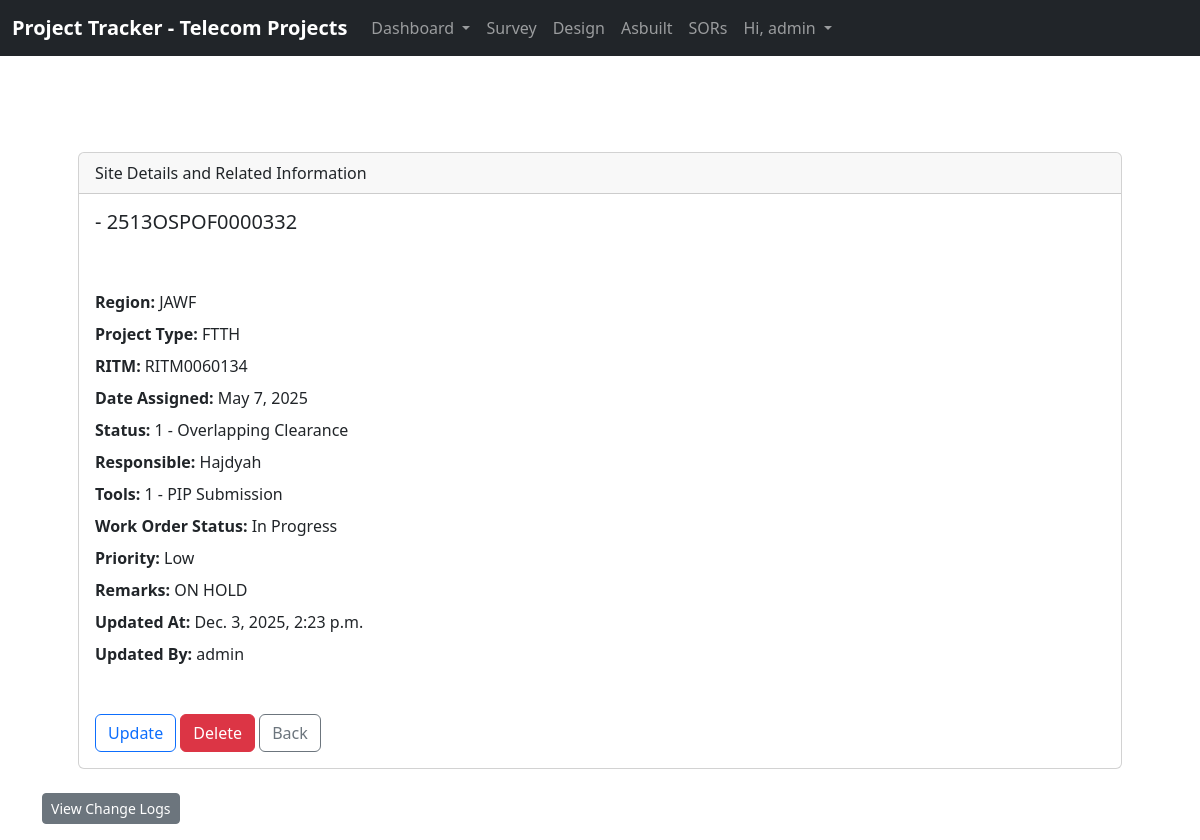
/survey/602/ (signed in), run on the app's committed database.
### website/models.py (models this page shows, shortened)
class survey(models.Model):
    cluster_name = models.CharField(max_length=200, blank=True)
    work_order = models.CharField(max_length=16)
    region = models.CharField(max_length=20, blank=True)
    project_type = models.CharField(max_length=20, blank=True)
    RITM = models.CharField(max_length=11)
    target_area = models.IntegerField(blank=True, null=True)
    date_assigned = models.DateField()
    status = models.CharField(max_length=50)
    responsible = models.CharField(max_length=100)
    tools = models.CharField(max_length=50)
    wo_status = models.CharField(max_length=50)
    priority = models.CharField(max_length=20)
    remarks = models.TextField(blank=True)
    updated_at = models.DateTimeField(auto_now=True)
    updated_by = models.ForeignKey(
        User, on_delete=models.SET_NULL, null=True, blank=True
    )

### website/views.py (the view)
# urls.py: path('survey/<int:pk>/', views.survey_detail, name='survey_detail'),
def survey_detail(request, pk):
    if request.user.is_authenticated:
        survey_record = get_object_or_404(survey, id=pk)
        logs = ActivityLog.objects.filter(
            content_type=ContentType.objects.get_for_model(survey),
            object_id=survey_record.id
        ).order_by('-timestamp')
        return render(request, 'survey_detail.html', {
            'survey_record': survey_record,
            'logs': logs
        })
    else:
        messages.error(request, "You must be logged in to View that page.")
        return redirect('home')

### website/templates/survey_detail.html (shortened to what this page needs)
{% extends 'base.html' %}
{% load tz %}
{% block content %}
<br><br>
<div class="container my-4 px-5">
    <div class="card">
        <div class="card-header">
            Site Details and Related Information
        </div>
        <div class="card-body">
            <h5 class="card-title">{{ survey_record.cluster_name }} - {{ survey_record.work_order }}
            </h5>
            <p class="card-text py-3">
            <div class="mb-2"><strong>Region: </strong> {{ survey_record.region }}</div>
            <div class="mb-2"><strong>Project Type: </strong> {{ survey_record.project_type }}</div>
            <div class="mb-2"><strong>RITM: </strong> {{ survey_record.RITM }}</div>
            <div class="mb-2"><strong>Date Assigned: </strong> {{ survey_record.date_assigned }}</div>
            <div class="mb-2"><strong>Status: </strong> {{ survey_record.status }}</div>
            <div class="mb-2"><strong>Responsible: </strong> {{ survey_record.responsible }}</div>
            <div class="mb-2"><strong>Tools: </strong> {{ survey_record.tools }}</div>
            <div class="mb-2"><strong>Work Order Status: </strong> {{ survey_record.wo_status }}</div>
            <div class="mb-2"><strong>Priority: </strong> {{ survey_record.priority }}</div>
            <div class="mb-2"><strong>Remarks: </strong> {{ survey_record.remarks }}</div>
            <div class="mb-2"><strong>Updated At: </strong> {{ survey_record.updated_at }}</div>
            <div class="mb-2"><strong>Updated By: </strong> {{ survey_record.updated_by }}</div><br>
            </p>
            <a href="{% url 'update_survey_record' survey_record.id %}" class="btn btn-outline-primary">Update</a>
            <button type="button" class="btn btn-danger" data-bs-toggle="modal" data-bs-target="#deleteConfirmModal">
                Delete
            </button>
            <a class="btn btn-outline-secondary" aria-current="page" href="{% url 'survey' %}">Back</a>
        </div>
    </div>
</div>
<div class="container mt-4">
    <button class="btn btn-secondary mb-3 btn-sm" type="button" data-bs-toggle="collapse"
        data-bs-target="#activityLogs">
        View Change Logs
    </button>
</div>
{% endblock %}

### website/templates/navbar.html (shortened to what this page needs)
<nav class="navbar navbar-expand-lg navbar-dark bg-dark">
    <div class="container-fluid">
        <a class="navbar-brand" href="{% url 'home' %}"><strong>Project Tracker - Telecom Projects</strong></a>
        {% if user.is_authenticated %}
        <div class="collapse navbar-collapse" id="navbarSupportedContent">
            <ul class="navbar-nav me-auto mb-4 mb-lg-0">
                <li class="nav-item dropdown">
                    <a class="nav-link dropdown-toggle" href="#" role="button" data-bs-toggle="dropdown"
                        aria-expanded="false">
                        Dashboard
                    </a>
                </li>
                <li class="nav-item">
                    <a class="nav-link" href="{% url 'survey' %}">Survey</a>
                </li>
                <li class="nav-item">
                    <a class="nav-link" href="{% url 'design' %}">Design</a>
                </li>
                <li class="nav-item">
                    <a class="nav-link" href="#">Asbuilt</a>
                </li>
                <li class="nav-item">
                    <a class="nav-link" href="{% url 'sor' %}">SORs</a>
                </li>
                <li class="nav-item dropdown">
                    <a class="nav-link dropdown-toggle" href="#" role="button" data-bs-toggle="dropdown"
                        aria-expanded="false">
                        Hi, {{ user.username }}
                    </a>
                </li>
            </ul>
        </div>
        {% endif %}
    </div>
</nav>

### data on the page
survey: work_order "2513OSPOF0000332", region "JAWF", project_type "FTTH", RITM "RITM0060134", date_assigned "May 7, 2025", status "1 - Overlapping Clearance", responsible "Hajdyah", tools "1 - PIP Submission", wo_status "In Progress", priority "Low", remarks "ON HOLD", updated_at "Dec. 3, 2025, 2:23 p.m.", updated_by "admin"

### other printed values
{{ user.username }} "admin"
